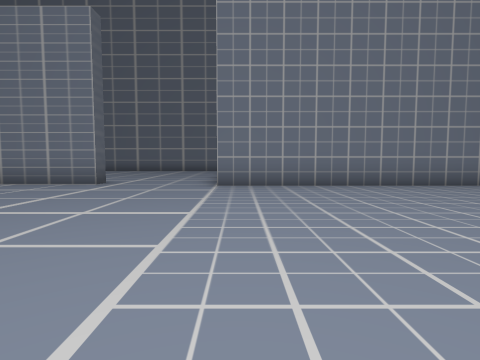
view 1 (above)

24 first-person views from a walk through a 3-D level made in the Unity game engine. The camera is 1.2 m above the floor, tilts 4° down and sees 80° across. The floor is counted in squares, 2 m on a side. Each view is taken from the middle of a square. On the plan, view 1 faces up. The plan holds only what a view shows up to about 9 squares ahead; the rest is blank. The place goes on beyond the plan. The player is left out.

view 2
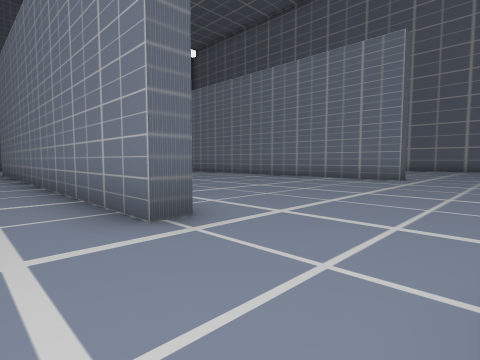

view 3
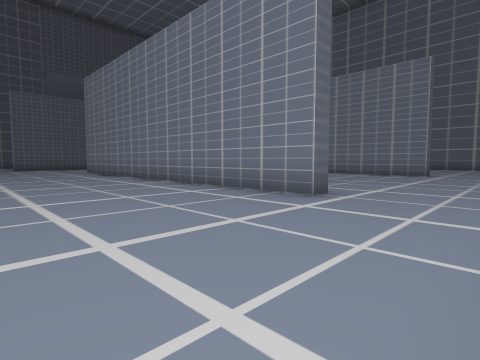

view 4
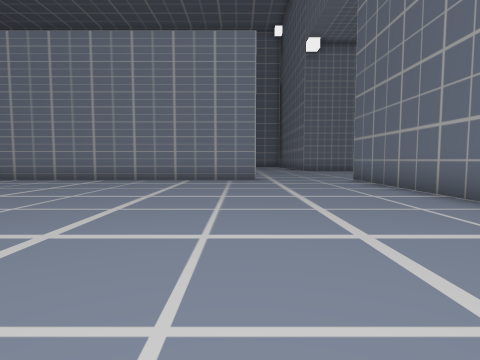

view 5
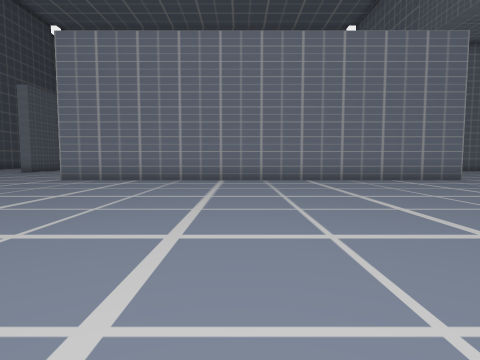

view 6
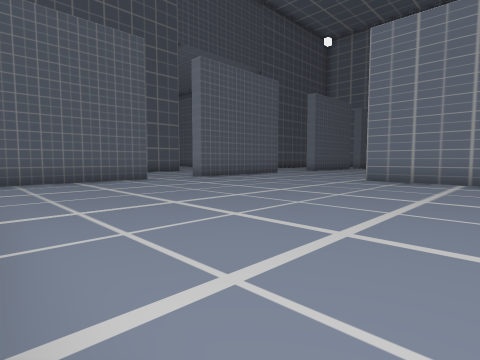

view 7
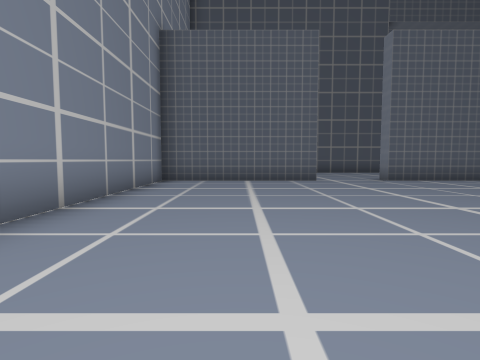

view 8
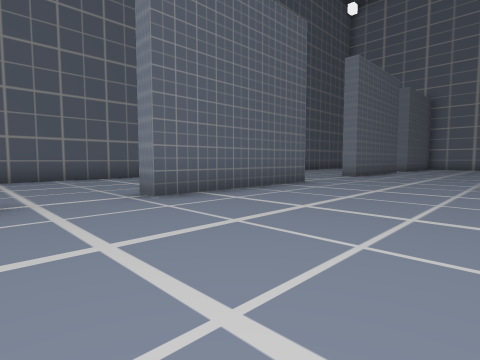

view 9
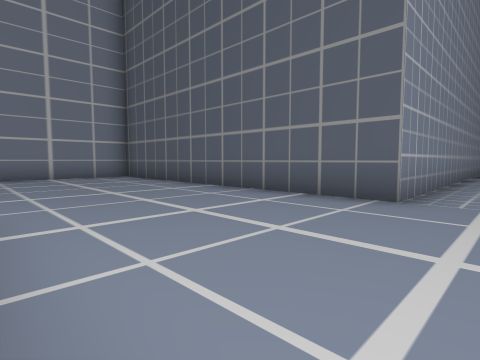

view 10
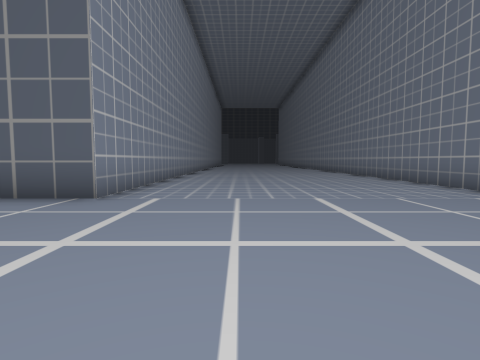

view 11
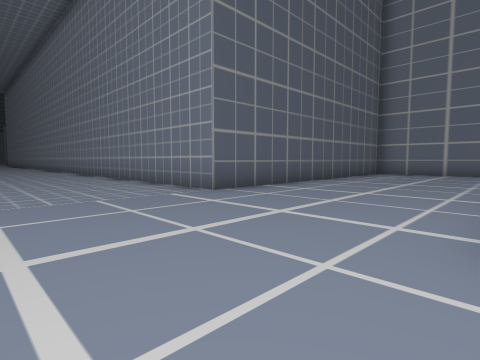

view 12
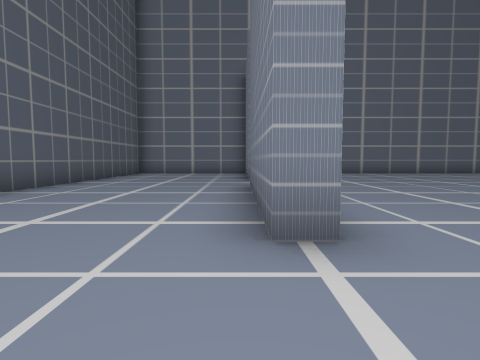

view 13
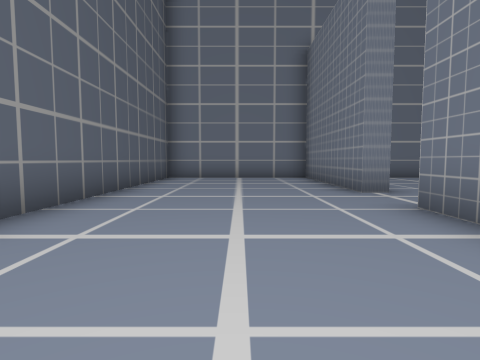

view 14
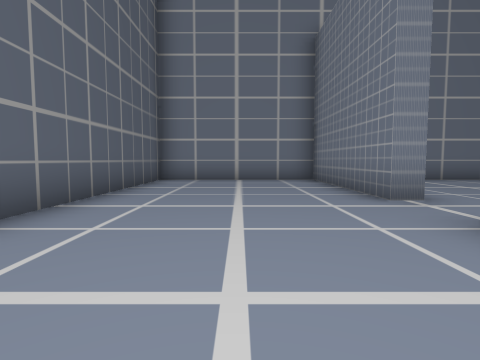

view 15
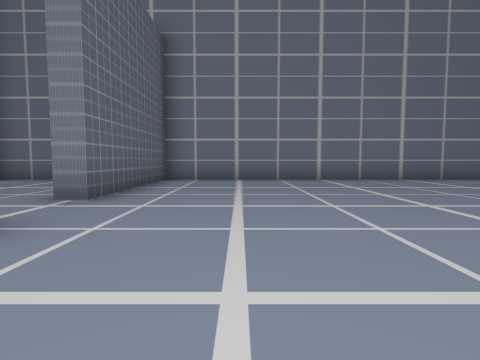

view 16
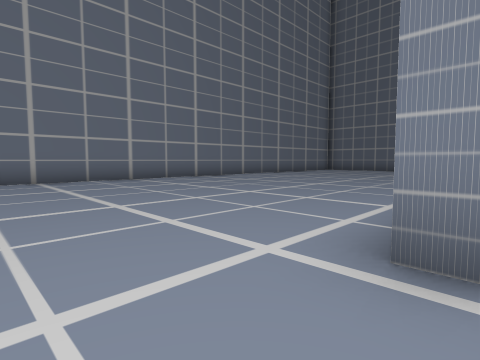

view 17
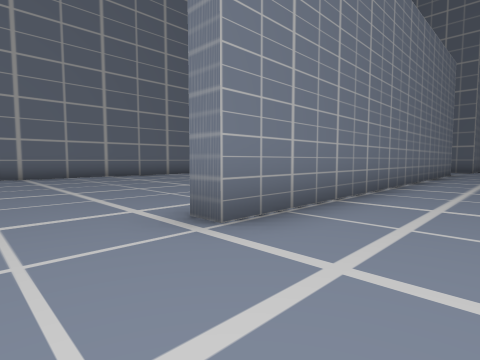

view 18
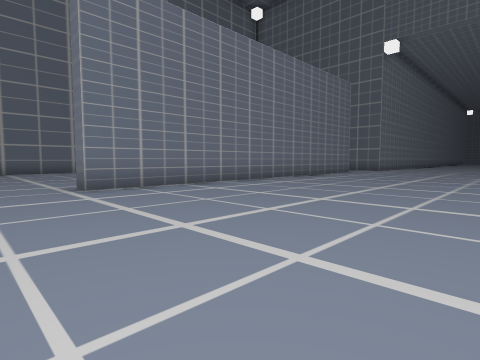

view 19
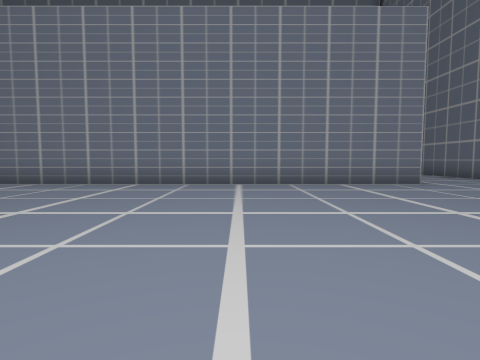

view 20
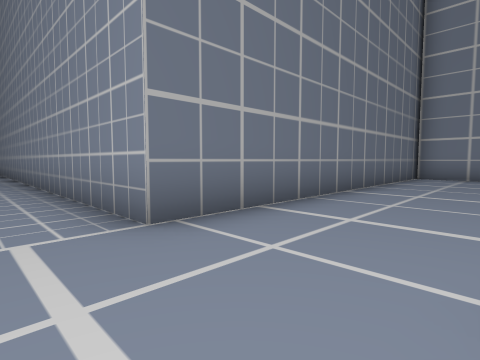

view 21
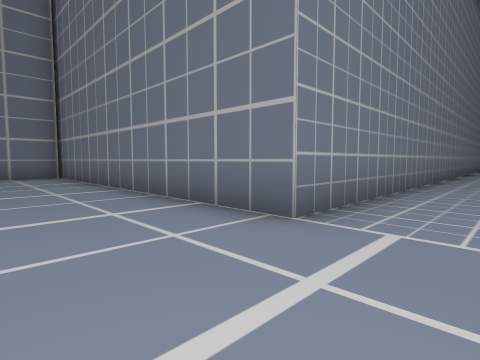

view 22
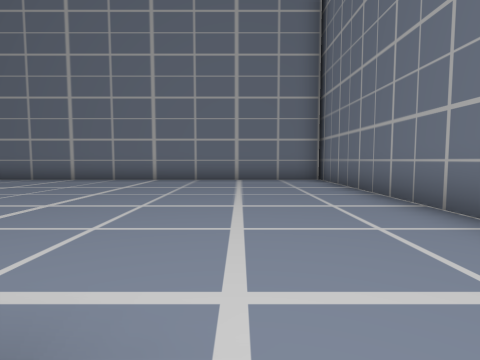

view 23
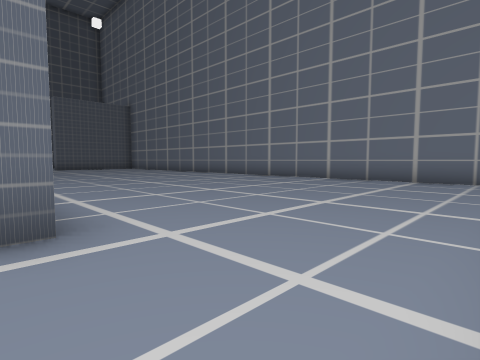

view 24
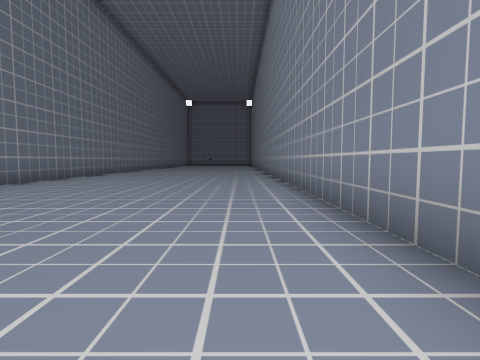

### Floor plan
Points are (right, up) in squares from view 1. A wall is a line through its corners. A room is listed if a view was taken in it or the views show most of it. See-through windows are left out.
Room 1 (views 1, 2, 3, 4, 5, 6, 7, 8, 9, 10, 11, 12, 13, 14, 15, 16, 17, 18, 19, 20, 21, 22, 23, 24)
walls: (-20.3, 1.9) (-20.3, -2.7) (-20.9, -2.7); (-20.2, 5.1) (-20.8, 5.1) (-20.8, 9.6); (-3.5, -0.1) (-3.5, -0.7) (-15.2, -0.7); (-3.5, 7.6) (-3.5, 7) (-15.2, 7) (-15.2, 7.6); (-20.3, -4.8) (-20.3, -9.3) (-14.6, -9.3); (-2.1, -9.3) (-0.5, -9.3) (-0.5, -0.2) (8.5, -0.2); (-23.6, -9.3) (-21.9, -9.3); (-0.5, 15.7) (-20.3, 15.7) (-20.3, 11.2) (-20.8, 11.2) (-20.8, 15.7) (-25.4, 15.7) (-25.4, 6.7) (-30.1, 6.7); (-31.5, -0.2) (-25.4, -0.2) (-25.4, -7.4); (8.1, 6.7) (-0.5, 6.7) (-0.5, 16)

Where each view was taken, in squares from view 1:
view 1: 0 up, 0 right, facing up
view 2: 2 down, 1 left, facing up-left
view 3: 5 down, 1 left, facing up-left
view 4: 9 down, 4 left, facing up
view 5: 9 down, 10 left, facing up
view 6: 9 down, 12 left, facing up-left
view 7: 7 down, 12 left, facing left
view 8: 5 down, 16 left, facing up-left
view 9: 1 up, 21 left, facing down-left
view 10: 2 up, 21 left, facing left
view 11: 3 up, 21 left, facing up-left
view 12: 3 up, 21 left, facing up
view 13: 6 up, 23 left, facing up
view 14: 7 up, 23 left, facing up
view 15: 7 up, 18 left, facing up
view 16: 7 up, 17 left, facing up-right
view 17: 5 up, 17 left, facing up-right
view 18: 1 up, 17 left, facing up-right
view 19: 0 up, 8 left, facing up
view 20: 1 up, 3 left, facing down-right
view 21: 5 up, 3 left, facing up-right
view 22: 7 up, 3 left, facing up
view 23: 7 up, 1 left, facing up-left
view 24: 1 up, 1 left, facing right
